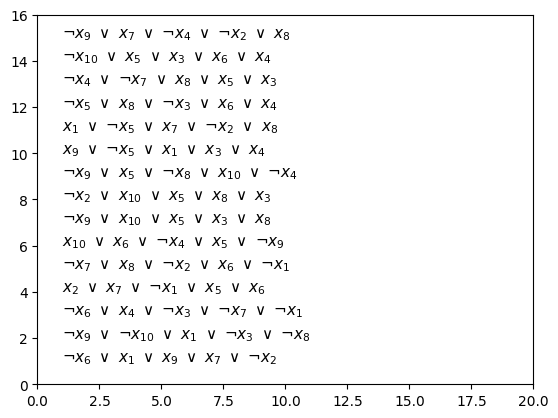

Python code for this plot:
from random_ksat import generate_instance
import matplotlib.pyplot as plt
import random


def val(n):
    return 'x_{' + str(abs(n)) + '}'


def tex_string(literals):
    t = [r'\neg ' + val(l) if l < 0 else val(l) for l in literals]
    return '$' + r'\ \vee \ '.join(t) + '$'


def draw(tex_str, ypos):
    plt.text(1.0, ypos, tex_str, fontsize=11)


def clauses(s):
    return [[int(v) for v in l.split(' ')[:-1]] for l in s.split('\n')[2:-1]]


if __name__ == '__main__':
    random.seed(0)
    nc, nv, k, op = 15, 10, 5, False
    sat_inst = generate_instance(nc, nv, k, op)
    print sat_inst

    for i, l in enumerate(clauses(sat_inst)):
        draw(tex_string(l), nc - i)
        print l

    plt.gca().set_xlim([0, 20])
    plt.gca().set_ylim([0, nc + 1])
    plt.savefig('cnf_plots.png', bbox_inches='tight')
    plt.show()
